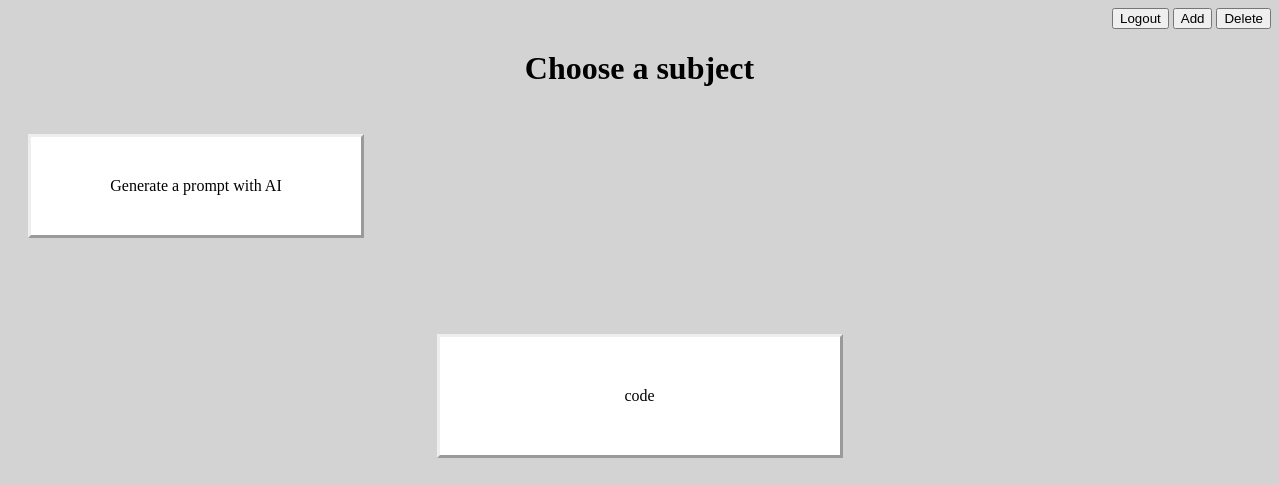
Before: /src/homepage.php (signed in) with the older database file.
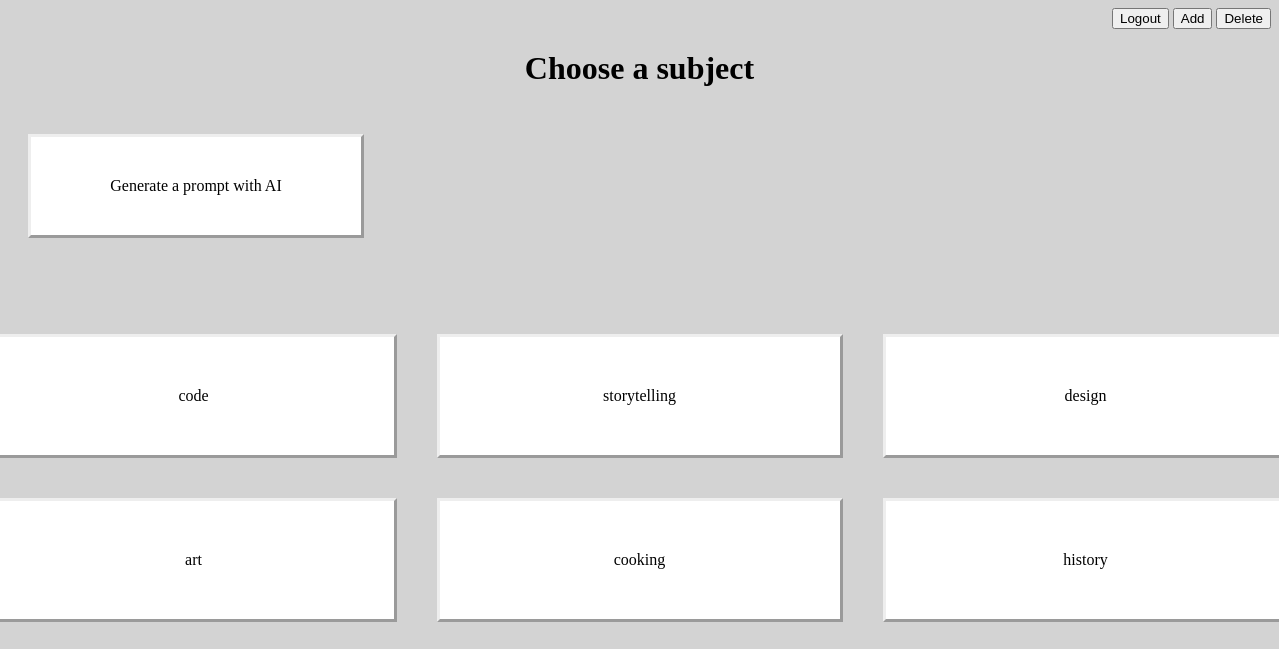
After: the same page with the newer database file.
### tables this page shows
CREATE TABLE subjects (
    id INT AUTO_INCREMENT PRIMARY KEY,
    subject VARCHAR(255),
    prompt TEXT,
    images LONGBLOB
);

### src/homepage.php (the view, shortened to what this page needs)
<?php
require("connection.php");
$Database = $dbh->prepare("SELECT * FROM subjects ORDER BY id");
$Database->execute();
$subjects = $Database->fetchAll(PDO::FETCH_ASSOC);
?>
<!DOCTYPE html>
<html lang="en">
<head>
    <link rel="stylesheet" href="style.css">
</head>
<body>
    <nav class="right-button-login">
        <?php if (empty($_SESSION["loggedInUser"])) { ?>
            <a href="login-logout/login.php"><button class="login-button">Login</button></a>
        <?php } else { ?>
            <a href="login-logout/logout.php"><button class="login-button">Logout</button></a>
            <a href="admin/add.php"><button class="add">Add</button></a>
            <a href="admin/delete.php"><button class="delete">Delete</button></a>
        <?php } ?>
    </nav>
    <div class="title-center-home">
        <h1>Choose a subject</h1>
    </div>
    <div class="down-left-box">
        <a href="AI_Prompt.php"><p class="box-left">Generate a prompt with AI</p></a>
    </div>
    <div class="center-boxes-two">
        <div class="row-boxes">
            <?php
            $counter = 0;
            foreach ($subjects as $subject) {
                if ($counter % 3 == 0) { ?>
                    <div class="row">
                <?php } ?>
                <a href="choice.php?subject=<?=$subject['id'];?>"><p class="boxes-two"><?= $subject['subject'];?></p></a>
                <?php
                $counter++;
                if ($counter % 3 == 0) { ?>
                    </div>
                <?php }
            }
            if ($counter % 3 != 0) { ?>
                </div>
            <?php } ?>
        </div>
    </div>
</body>
</html>

### src/style.css (style rules this page uses)
body { background-color: lightgray; }
.title-center-home { text-align: center; }
.center-boxes-two { display: flex; justify-content: center; align-items: center; margin-top: 60px; }
.row-boxes { display: flex; justify-content: center; flex-wrap: wrap; width: 100%; }
.row { display: flex; justify-content: center; width: 100%; }
.boxes-two { flex: 1 1 33%; text-align: center; padding: 50px; margin: 20px; width: 300px; border-style: outset; text-align: center; background-color: white; }
a { text-decoration: none; color: black; }
.right-button-login { text-align: right; }
.down-left-box { display: flex; justify-content: left; align-items: center; }
.box-left { width: 250px; border-style: outset; padding: 40px; margin-left: 20px; margin-top: 25px; text-align: center; background-color: white; }

Changed rows visible on the page:
added subjects: subject "storytelling"
added subjects: subject "design"
added subjects: subject "art"
added subjects: subject "cooking"
added subjects: subject "history"
